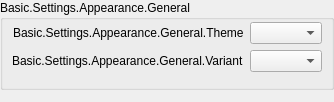
           <widget class="QWidget" name="appearancePageContents">
            <property name="geometry">
             <rect>
              <x>0</x>
              <y>0</y>
              <width>322</width>
              <height>102</height>
             </rect>
            </property>
            <layout class="QVBoxLayout" name="verticalLayout_1337">
             <property name="leftMargin">
              <number>0</number>
             </property>
             <property name="topMargin">
              <number>0</number>
             </property>
             <property name="rightMargin">
              <number>0</number>
             </property>
             <property name="bottomMargin">
              <number>0</number>
             </property>
             <item>
              <widget class="QFrame" name="appearanceFrame">
               <layout class="QVBoxLayout" name="verticalLayout_30">
                <property name="leftMargin">
                 <number>0</number>
                </property>
                <property name="topMargin">
                 <number>0</number>
                </property>
                <property name="rightMargin">
                 <number>0</number>
                </property>
                <property name="bottomMargin">
                 <number>0</number>
                </property>
                <item>
                 <widget class="QGroupBox" name="appearanceGeneral">
                  <property name="title">
                   <string>Basic.Settings.Appearance.General</string>
                  </property>
                  <property name="checkable">
                   <bool>false</bool>
                  </property>
                  <layout class="QFormLayout" name="formLayout_37">
                   <property name="fieldGrowthPolicy">
                    <enum>QFormLayout::FieldGrowthPolicy::AllNonFixedFieldsGrow</enum>
                   </property>
                   <property name="labelAlignment">
                    <set>Qt::AlignmentFlag::AlignRight|Qt::AlignmentFlag::AlignTrailing|Qt::AlignmentFlag::AlignVCenter</set>
                   </property>
                   <property name="topMargin">
                    <number>2</number>
                   </property>
                   <item row="0" column="0">
                    <widget class="QLabel" name="label_45">
                     <property name="text">
                      <string>Basic.Settings.Appearance.General.Theme</string>
                     </property>
                     <property name="buddy">
                      <cstring>theme</cstring>
                     </property>
                    </widget>
                   </item>
                   <item row="0" column="1">
                    <widget class="QComboBox" name="theme"/>
                   </item>
                   <item row="1" column="0">
                    <widget class="QLabel" name="label_10">
                     <property name="text">
                      <string>Basic.Settings.Appearance.General.Variant</string>
                     </property>
                     <property name="buddy">
                      <cstring>themeVariant</cstring>
                     </property>
                    </widget>
                   </item>
                   <item row="1" column="1">
                    <widget class="QComboBox" name="themeVariant"/>
                   </item>
                   <item row="2" column="0">
                    <spacer name="horizontalSpacer_17">
                     <property name="orientation">
                      <enum>Qt::Orientation::Horizontal</enum>
                     </property>
                     <property name="sizeHint" stdset="0">
                      <size>
                       <width>170</width>
                       <height>0</height>
                      </size>
                     </property>
                    </spacer>
                   </item>
                  </layout>
                 </widget>
                </item>
                <item>
                 <spacer name="verticalSpacer_8">
                  <property name="orientation">
                   <enum>Qt::Orientation::Vertical</enum>
                  </property>
                  <property name="sizeHint" stdset="0">
                   <size>
                    <width>20</width>
                    <height>40</height>
                   </size>
                  </property>
                 </spacer>
                </item>
               </layout>
              </widget>
             </item>
            </layout>
           </widget>
